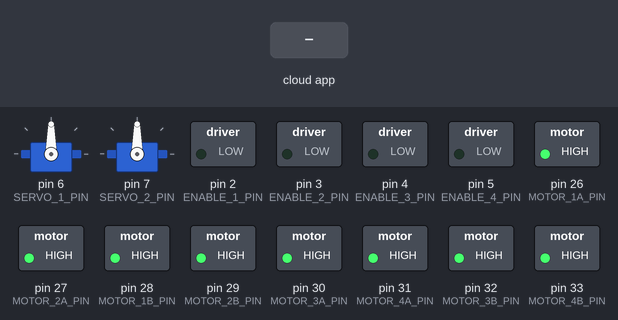
Simulated run of this sketch. Board: Arduino Mega 2560, built with avr-gcc and run on an emulated ATmega2560. Parts: 2 × servo, switched loads named in the sketch (green lamp = pin HIGH). The inputs (shaded band) are chosen by the test bench. The ROS host is connected and sends only what is stated.

Above: at 1.2 s.
1.3 s: the phone or cloud app sets linear.x to -100
At 2.2 s:
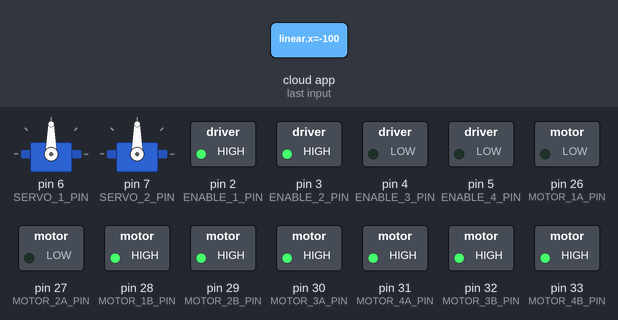
2.8 s: the phone or cloud app sets angular.z to -100
At 5.6 s:
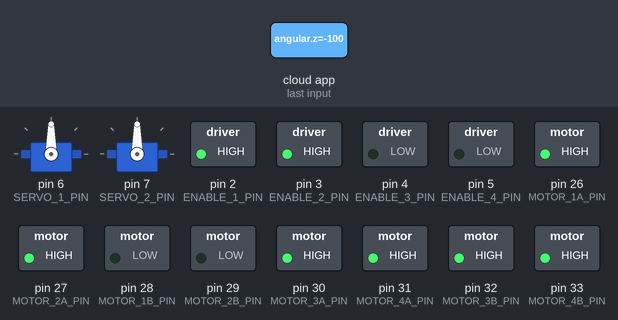
5.8 s: the phone or cloud app sets pump1_pwm to 1
At 7.0 s:
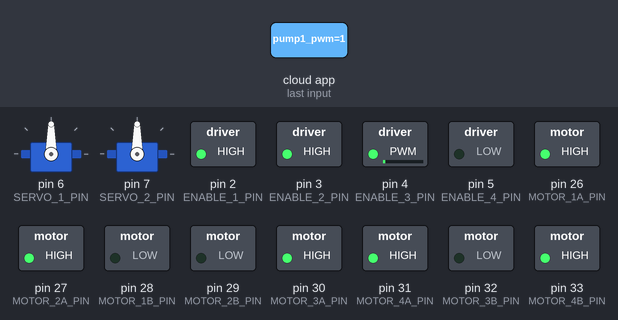
8.8 s: the phone or cloud app sets pump2_pwm to 1
At 10.6 s:
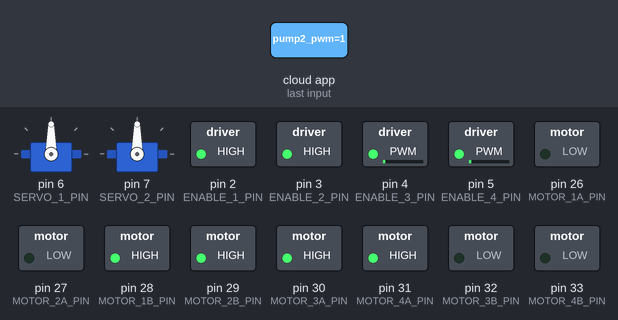
11.8 s: the phone or cloud app sets servo1_pwm to 0
At 12.7 s:
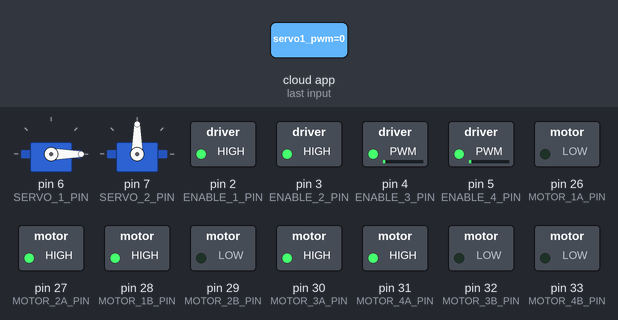
14.8 s: the phone or cloud app sets servo2_pwm to 0
At 16.3 s:
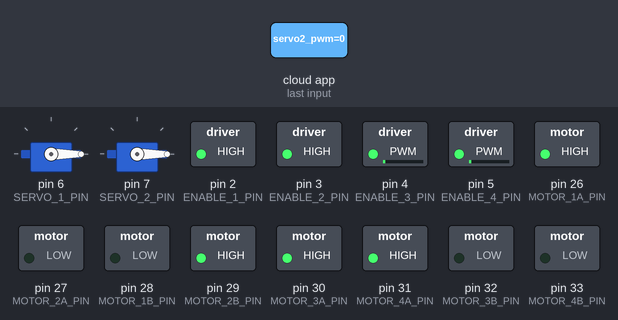
Timing chart, 0 to 27.4 s (numbered marks = the images above; inputs shaded):
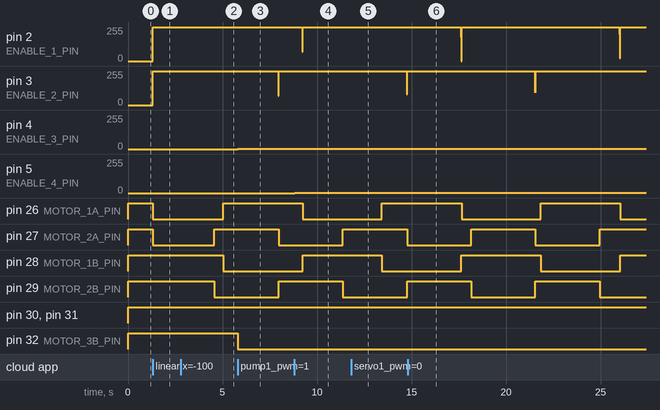

The sketch:

robotic_vacuum.ino
```cpp
#define USE_USBCON

// dcmotor
#include "DCMotor.h"
// servo
#include <Servo.h>
// rosserial
#include <ros.h>
#include <std_msgs/Int16.h>
#include <std_msgs/UInt8.h>
#include <geometry_msgs/Twist.h>

//////////////////////////////////////////////////
// #define SERIAL_DEBUG
#define BAUDRATE 57600

// #ifndef SERIAL_DEBUG
//   #define USE_USBCON
// #endif

#define INTERVAL 10 //ms

// dcmotor
#define ENCODER_1A_PIN 22
#define ENCODER_1B_PIN 24
#define MOTOR_1A_PIN 26
#define MOTOR_1B_PIN 28
#define ENABLE_1_PIN 2

#define ENCODER_2A_PIN 23
#define ENCODER_2B_PIN 25
#define MOTOR_2A_PIN 27
#define MOTOR_2B_PIN 29
#define ENABLE_2_PIN 3

#define MOTOR_3A_PIN 30
#define MOTOR_3B_PIN 32
#define ENABLE_3_PIN 4

#define MOTOR_4A_PIN 31
#define MOTOR_4B_PIN 33
#define ENABLE_4_PIN 5

// const float PI = 3.141592;

const float drift_multiplier = 10;

const uint8_t CPR = 12;
const float GEAR_RATIO = 210.59;
const float WHEEL_DIA = 0.060; //m
const float INTERMOTOR_DIST = 0.210; //m

const float TICKS_PER_RADIAN = GEAR_RATIO*CPR/PI;
const float TICKS_PER_METER = GEAR_RATIO*CPR/WHEEL_DIA/PI; //(TICKS_PER_RADIAN*PI)*(1/(WHEEL_DIA*PI))

const float LEFT_K_B1 = 0;
const float LEFT_K_B2 = 0;
const float RIGHT_K_B1 = 0;
const float RIGHT_K_B2 = 0;
const float PUMP1_K_B1 = 0;
const float PUMP1_K_B2 = 0;
const float PUMP2_K_B1 = 0;
const float PUMP2_K_B2 = 0;

// servo
#define SERVO_1_PIN 6
#define SERVO_2_PIN 7

//////////////////////////////////////////////////
// dcmotor
DCMotor left_dcmotor(MOTOR_1A_PIN, MOTOR_1B_PIN, ENABLE_1_PIN, LEFT_K_B1, LEFT_K_B2);
DCMotor right_dcmotor(MOTOR_2A_PIN, MOTOR_2B_PIN, ENABLE_2_PIN, RIGHT_K_B1, RIGHT_K_B2);

DCMotor pump1(MOTOR_3A_PIN, MOTOR_3B_PIN, ENABLE_3_PIN, PUMP1_K_B1, PUMP1_K_B2);
DCMotor pump2(MOTOR_4A_PIN, MOTOR_4B_PIN, ENABLE_4_PIN, PUMP2_K_B1, PUMP2_K_B2);

void doEncoder_1A() {left_dcmotor.encoder_ticks += (digitalRead(ENCODER_1A_PIN)==digitalRead(ENCODER_1B_PIN))?1:-1;}
void doEncoder_1B() {left_dcmotor.encoder_ticks += (digitalRead(ENCODER_1A_PIN)==digitalRead(ENCODER_1B_PIN))?-1:1;}
void doEncoder_2A() {right_dcmotor.encoder_ticks += (digitalRead(ENCODER_2A_PIN)==digitalRead(ENCODER_2B_PIN))?1:-1;}
void doEncoder_2B() {right_dcmotor.encoder_ticks += (digitalRead(ENCODER_2A_PIN)==digitalRead(ENCODER_2B_PIN))?-1:1;}

// servo
Servo servo1;
Servo servo2;

// rosserial
ros::NodeHandle  nh;

std_msgs::Int16 left_ticks_msg;
std_msgs::Int16 right_ticks_msg;
ros::Publisher left_ticks_pub("left_ticks", &left_ticks_msg);
ros::Publisher right_ticks_pub("right_ticks", &right_ticks_msg);

float linear_x = 0;
float angular_z = 0;

void getCmdVel(const geometry_msgs::Twist& data) {
  linear_x = data.linear.x;
  angular_z = data.angular.z;
}

ros::Subscriber<geometry_msgs::Twist> cmd_vel_sub("cmd_vel", &getCmdVel);

uint8_t pump1_pwm = 0;
uint8_t pump2_pwm = 0;
uint8_t servo1_pwm = 90;
uint8_t servo2_pwm = 90;

void getPump1Pwm(const std_msgs::UInt8& data) {
  pump1_pwm = data.data;
}
void getPump2Pwm(const std_msgs::UInt8& data) {
  pump2_pwm = data.data;
}
void getServo1Pwm(const std_msgs::UInt8& data) {
  servo1_pwm = data.data;
}
void getServo2Pwm(const std_msgs::UInt8& data) {
  servo2_pwm = data.data;
}
ros::Subscriber<std_msgs::UInt8> pump1_pwm_sub("pump1_pwm", &getPump1Pwm);
ros::Subscriber<std_msgs::UInt8> pump2_pwm_sub("pump2_pwm", &getPump2Pwm);
ros::Subscriber<std_msgs::UInt8> servo1_pwm_sub("servo1_pwm", &getServo1Pwm);
ros::Subscriber<std_msgs::UInt8> servo2_pwm_sub("servo2_pwm", &getServo2Pwm);

//////////////////////////////////////////////////
void setup() {
  #ifdef SERIAL_DEBUG
    Serial.begin(BAUDRATE);
  #endif

  // dcmotor
  pinMode(ENCODER_1A_PIN, INPUT_PULLUP);
  pinMode(ENCODER_1B_PIN, INPUT_PULLUP);
  pinMode(MOTOR_1A_PIN, OUTPUT);
  pinMode(MOTOR_1B_PIN, OUTPUT);
  pinMode(ENABLE_1_PIN, OUTPUT);
  pinMode(ENCODER_2A_PIN, INPUT_PULLUP);
  pinMode(ENCODER_2B_PIN, INPUT_PULLUP);
  pinMode(MOTOR_2A_PIN, OUTPUT);
  pinMode(MOTOR_2B_PIN, OUTPUT);
  pinMode(ENABLE_2_PIN, OUTPUT);

  pinMode(MOTOR_3A_PIN, OUTPUT);
  pinMode(MOTOR_3B_PIN, OUTPUT);
  pinMode(ENABLE_3_PIN, OUTPUT);
  pinMode(MOTOR_4A_PIN, OUTPUT);
  pinMode(MOTOR_4B_PIN, OUTPUT);
  pinMode(ENABLE_4_PIN, OUTPUT);

  attachInterrupt(digitalPinToInterrupt(ENCODER_1A_PIN), doEncoder_1A, CHANGE);
  attachInterrupt(digitalPinToInterrupt(ENCODER_1B_PIN), doEncoder_1B, CHANGE);
  attachInterrupt(digitalPinToInterrupt(ENCODER_2A_PIN), doEncoder_2A, CHANGE);
  attachInterrupt(digitalPinToInterrupt(ENCODER_2B_PIN), doEncoder_2B, CHANGE);

  // servo
  servo1.attach(SERVO_1_PIN);
  servo2.attach(SERVO_2_PIN);

  // rosserial
  nh.getHardware()->setBaud(BAUDRATE);
  nh.initNode();
  nh.advertise(left_ticks_pub);
  nh.advertise(right_ticks_pub);
  nh.subscribe(cmd_vel_sub);
  nh.subscribe(pump1_pwm_sub);
  nh.subscribe(pump2_pwm_sub);
  nh.subscribe(servo1_pwm_sub);
  nh.subscribe(servo2_pwm_sub);

}

void loop() {
  nh.spinOnce();

  uint32_t current_millis = millis();
  static uint32_t previous_millis = current_millis;
  if(current_millis - previous_millis > INTERVAL) {
    previous_millis = current_millis;

    #ifdef SERIAL_DEBUG
      char buffer[10];
      if(Serial.available()) {
        byte leng = Serial.readBytesUntil('\n', buffer, 20);
        // Serial.print("Input data Lenght : ");
        // Serial.println(leng);
        // for(int i = 0; i < leng; i ++){
        //   Serial.print(buffer[i]);
        // }
        // Serial.println("");

        String str = String(buffer);
        // Serial.println(str);

        // /{wrist_angle}
        // if(str.indexOf('/') != -1) {
        //   int angle_index = str.indexOf('/') + 1;
        //   int angle = str.substring(angle_index, angle_index+3).toInt();
        //   wristMove(angle);
        // }

        if(str.indexOf("up") != -1) {
          servo1_pwm = 97;
          servo2_pwm = 89;
        }
        if(str.indexOf("down") != -1) {
          servo1_pwm = 89;
          servo2_pwm = 97;
        }
        if(str.indexOf("1") != -1) {
          pump1_pwm = 255;
        }
        if(str.indexOf("2") != -1) {
          pump2_pwm = 230;
        }
        if(str.indexOf("a") != -1) {
          servo1_pwm = 90;
          servo2_pwm = 90;
          pump1_pwm = 0;
          pump2_pwm = 0;
        }
      }
    #endif


    //////////////////////////////////////////////////
    //                   Control                    //
    //////////////////////////////////////////////////
    // left_dcmotor.control_pwm(1, 255);
    // right_dcmotor.control_pwm(1, 255);
    achieveCmdVel("pid");
    // pump1.control_pwm(1, 255);
    // pump2.control_pwm(1, 255);
    // servo1.write(90);
    // servo2.write(90);
    achieveCleanerAction();

    //////////////////////////////////////////////////
    //                     ROS                      //
    //////////////////////////////////////////////////
    left_ticks_msg.data = left_dcmotor.encoder_ticks;
    right_ticks_msg.data = right_dcmotor.encoder_ticks;
    left_ticks_pub.publish(&left_ticks_msg);
    right_ticks_pub.publish(&right_ticks_msg);

    #ifdef SERIAL_DEBUG
      Serial.print("left: ");
      Serial.print(left_dcmotor.encoder_ticks);
      Serial.print(",");
      Serial.print(left_dcmotor.velocity);
      Serial.print("\tright: ");
      Serial.print(right_dcmotor.encoder_ticks);
      Serial.print(",");
      Serial.print(right_dcmotor.velocity);
      Serial.println();
    #endif
  }

}

// Follow linear_x, angular_z
// "pid" for PID control
// "linear" for linear control
void achieveCmdVel(const char *control_type) {
  float left_target_velocity = linear_x - (angular_z * (INTERMOTOR_DIST/2));
  float right_target_velocity = linear_x + (angular_z * (INTERMOTOR_DIST/2));

  if(control_type == "pid") {
    left_dcmotor.calcVel();
    right_dcmotor.calcVel();

    int16_t left_pwm = left_dcmotor.calcPid(left_target_velocity);
    int16_t right_pwm = right_dcmotor.calcPid(right_target_velocity);

    left_dcmotor.controlPwm(left_pwm);
    right_dcmotor.controlPwm(right_pwm);

    #ifdef SERIAL_DEBUG
      Serial.print("pwm: ");
      Serial.print(left_pwm);
      Serial.print(",");
      Serial.print(right_pwm);
      Serial.print("\t");
    #endif
  }
  else if(control_type == "linear") {
    left_dcmotor.calcVel();
    right_dcmotor.calcVel();

    int16_t left_pwm = left_dcmotor.calcLinear(left_target_velocity);
    int16_t right_pwm = right_dcmotor.calcLinear(right_target_velocity);

    if(angular_z == 0) { //only moving forward
      // Remove any differences in wheel velocities
      // to make sure the robot goes straight
      static float pre_velocity_diff = 0;
      static float pre_pre_velocity_diff = 0;
      float velocity_diff = left_dcmotor.velocity - right_dcmotor.velocity;
      double velocity_diff_avg = (velocity_diff+pre_velocity_diff+pre_pre_velocity_diff)/3;

      pre_pre_velocity_diff = pre_velocity_diff;
      pre_velocity_diff = velocity_diff;

      left_pwm -= (int16_t)(velocity_diff_avg * drift_multiplier);
      right_pwm += (int16_t)(velocity_diff_avg * drift_multiplier);

      #ifdef SERIAL_DEBUG
        Serial.print("pwm: ");
        Serial.print(left_pwm);
        Serial.print(",");
        Serial.print(right_pwm);
        Serial.print("\t");
      #endif
    }

    // If the required PWM is of opposite sign as the output PWM, we want to
    // stop the car before switching direction
    static int pre_left_pwm = 0;
    static int pre_right_pwm = 0;

    if ((left_pwm * left_dcmotor.velocity < 0 && pre_left_pwm != 0) ||
        (right_pwm * right_dcmotor.velocity < 0 && pre_right_pwm != 0)) {
      left_pwm = 0;
      right_pwm = 0;
    }

    left_dcmotor.controlPwm(left_pwm);
    right_dcmotor.controlPwm(right_pwm);
  }
}

void achieveCleanerAction() {
  pump1.controlPwm(pump1_pwm);
  pump2.controlPwm(pump2_pwm);
  servo1.write(servo1_pwm);
  servo2.write(servo2_pwm);
}
```

DCMotor.cpp
```cpp
#include "DCMotor.h"

// .cpp
//////////////////////////////////////////////////
DCMotor::DCMotor(uint8_t motorA_pin, uint8_t motorB_pin, uint8_t enable_pin, float K_B1, float K_B2) {

  motorA_pin_ = motorA_pin;
  motorB_pin_ = motorB_pin;
  enable_pin_ = enable_pin;

  K_B1_ = K_B1;
  K_B2_ = K_B2;

}
void DCMotor::controlPwm(int16_t pwm) {

  if(pwm > 0) {
    pwm = min(255, pwm); //max 255
    digitalWrite(motorA_pin_,HIGH);
    digitalWrite(motorB_pin_,LOW);
  }
  else if(pwm < 0){
    pwm = max(-255, pwm); //min -255
    digitalWrite(motorA_pin_,LOW);
    digitalWrite(motorB_pin_,HIGH);
  }
  else {
    digitalWrite(motorA_pin_,HIGH);
    digitalWrite(motorB_pin_,HIGH);
  }
  analogWrite(enable_pin_, pwm);


  // For monitoring in arduino
  // Serial.println(degree);

  // For monitoring in python

}
int16_t DCMotor::calcPid(const float target_velocity) { //run calcVel() first

  uint32_t current_micros = micros();
  uint16_t diff_micros = current_micros - previous_micros_ + 1e-9;

  previous_micros_ = current_micros;

  float error = target_velocity - velocity;
  float diff_error = error - pre_error_;
  acc_error_ += error;

  pre_error_ = error;

  float pwm_p = K_P_ * error;
  float pwm_i = K_I_ * acc_error_;
  float pwm_d = K_D_ * diff_error/(diff_micros*1e-6);
  float pwm_pid = pwm_p + pwm_i + pwm_d;

  return static_cast<int16_t>(pwm_pid);

}
int16_t DCMotor::calcLinear(const float target_velocity) {

  float pwm_linear;
  if(target_velocity > 0) {
    pwm_linear = K_B1_ + K_B2_ * target_velocity;
  }
  else if(target_velocity < 0) {
    pwm_linear = -K_B1_ + K_B2_ * target_velocity;
  }
  else {
    pwm_linear = 0;
  }

  return static_cast<int16_t>(pwm_linear);

}
void DCMotor::calcVel() {

  int16_t current_ticks = encoder_ticks;
  uint32_t current_millis = millis();

  // Serial.print(encoder_ticks);
  // Serial.println();

  int16_t cycle_ticks = current_ticks - previous_ticks_;
  if (cycle_ticks > 10000) { //underflow
    cycle_ticks = -65536 + cycle_ticks; //((-32768) - previous_ticks) + (current_ticks - 32767) - 1
  }
  else if (cycle_ticks < -10000) { //overflow
    cycle_ticks = 65536 + cycle_ticks; //(32767 - previous_ticks) + (current_ticks - (-32768)) + 1
  }

  // angular_velocity = cycle_ticks/TICKS_PER_RADIAN/((current_millis-previous_millis)*1e-3);
  velocity = cycle_ticks/TICKS_PER_METER/((current_millis-previous_millis_)*1e-3);

  previous_ticks_ = current_ticks;
  previous_millis_ = current_millis;

}
```

DCMotor.h
```cpp
#ifndef _DCMOTOR_h
#define _DCMOTOR_h

#include "Arduino.h"

extern const float TICKS_PER_METER;
extern const float TICKS_PER_RADIAN;

// .h
//////////////////////////////////////////////////
class DCMotor {
  public:
    DCMotor(uint8_t motorA_pin, uint8_t motorB_pin, uint8_t enable_pin, float K_B1, float K_B2);

    void controlPwm(int16_t pwm);
    int16_t calcPid(const float target_velocity);
    int16_t calcLinear(const float target_velocity);
    void calcVel();

    volatile int16_t encoder_ticks = 0;
    float velocity; //m/s
    // float angular_velocity; //rad/s

  private:
    //controlPwm
    uint8_t motorA_pin_;
    uint8_t motorB_pin_;
    uint8_t enable_pin_;

    //calcPid
    uint32_t previous_micros_;
    float pre_error_ = 0;
    float acc_error_ = 0;
    const float K_P_ = 2500;
    const float K_I_ = 100;
    const float K_D_ = 0;

    //calcLinear
    // y = K_B1 + K_B2 * x
    float K_B1_;
    float K_B2_;

    //calcVel
    uint32_t previous_millis_ = 0;
    int16_t previous_ticks_ = 0;

};
#endif
```

Measured:
- after the input at 1.3 s, pin 2 (ENABLE_1_PIN), pin 3 (ENABLE_2_PIN): 0/255 → 255/255 at once; pin 26 (MOTOR_1A_PIN), pin 27 (MOTOR_2A_PIN): HIGH → LOW at once
- after the input at 2.8 s, pin 26 (MOTOR_1A_PIN): LOW → HIGH after 2.2 s instead of 1.9 s; pin 28 (MOTOR_1B_PIN): HIGH → LOW after 2.2 s instead of 1.9 s
- after the input at 5.8 s, pin 4 (ENABLE_3_PIN): 0/255 → 1/255 at once; pin 32 (MOTOR_3B_PIN): HIGH → LOW at once
- after the input at 8.8 s, pin 5 (ENABLE_4_PIN): 0/255 → 1/255 at once; pin 33 (MOTOR_4B_PIN): HIGH → LOW at once
- after the input at 11.8 s, servo on pin 6 (SERVO_1_PIN): 90° → 0° at once
- after the input at 14.8 s, servo on pin 7 (SERVO_2_PIN): 90° → 0° at once
